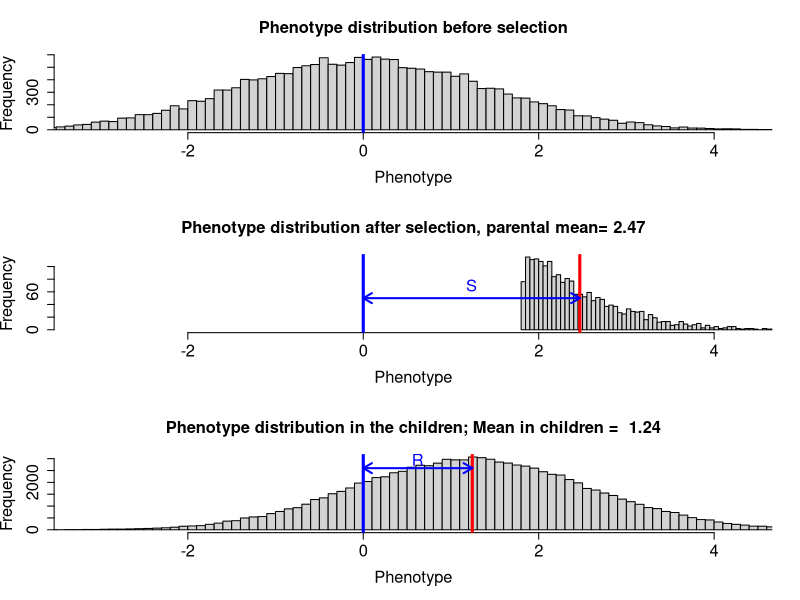
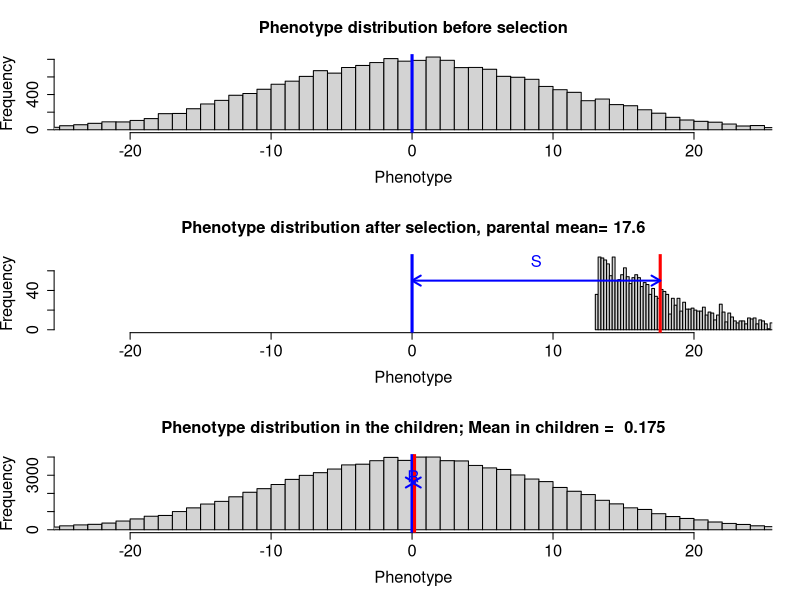
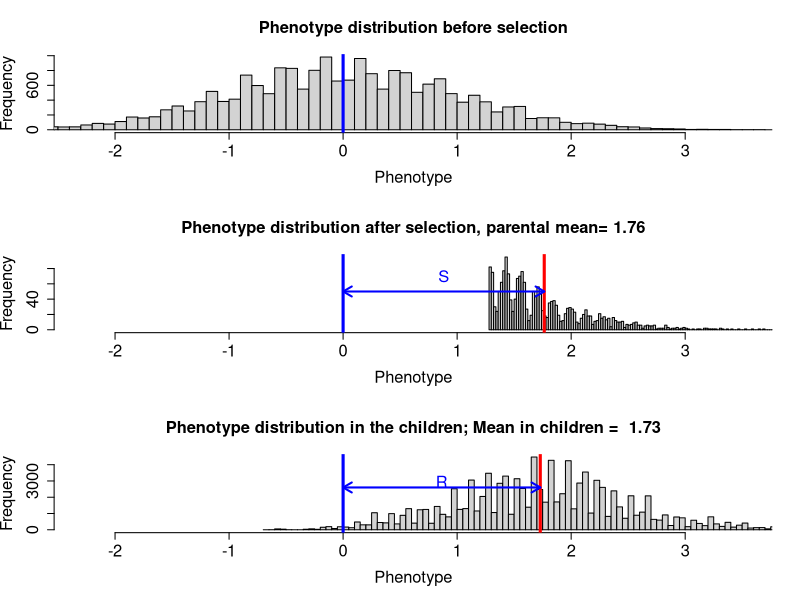
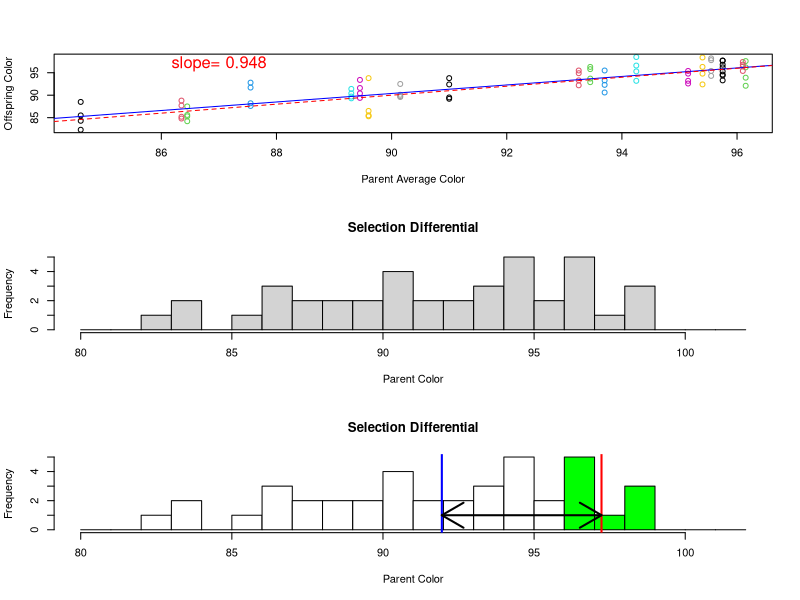
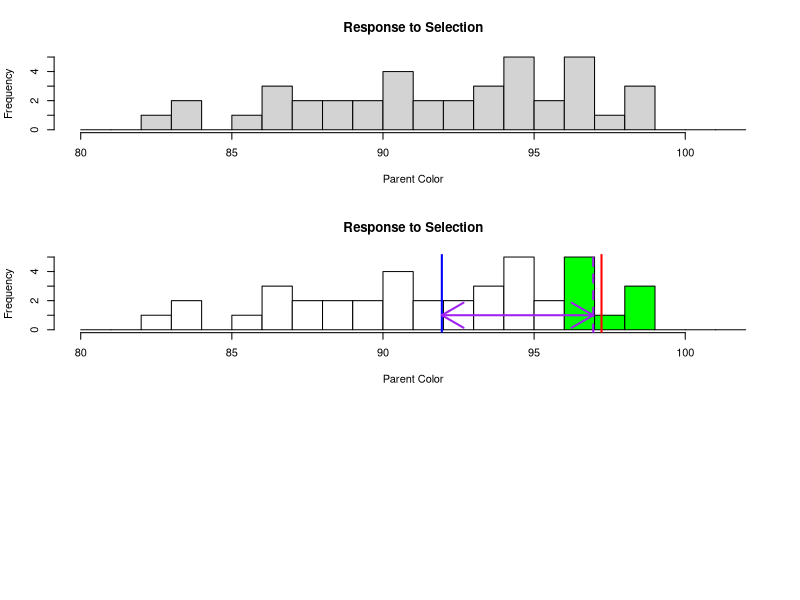

Source code (R) for these figures, in order:
## ---- chunk 1

## ---- chunk 2
#install.packages("reshape2")
library(reshape2)
## ---- chunk 3
#create a function that will perform a simulation of parental and offspring genotypes and phenotypes that will be plotted as a distribution as in Fig. 8.1. This simulation is similar to the one from Chapter 7
one.gen.sel<-function(L=1000,environ.var,sel,plot.geno=FALSE,add.arrows=FALSE){
  
##Simulate genotypes and phenotypes:
allele.freq<-0.5   ###each locus is assumed to have the same allele frequencies. This is just to simplify the coding, in reality these results work when each locus has its own frequency (and the coding wouldn't be too much harder). 
 
Num_inds=10000

##MAKE A MUM
## For each mother, at each locus we draw an allele (either 0 or 1) from the population allele frequency. 
##We do this twice for each mother two represent the two haplotypes in the mother 
mum.hap.1<-replicate(Num_inds, rbinom(L,1,allele.freq) )
mum.hap.2<-replicate(Num_inds, rbinom(L,1,allele.freq) )

##Each mothers genotype at each locus is either 0,1,2
mum.geno<-mum.hap.1+mum.hap.2

additive.genetic<-colSums(mum.geno)
mean.genetic<-mean(additive.genetic)
genetic.var<-sd(additive.genetic)

additive.genetic<-additive.genetic / sd(additive.genetic)
mum.pheno<- additive.genetic + rnorm(Num_inds,sd=sqrt(environ.var))
mum.pheno<-mum.pheno-mean(mum.pheno)

##MAKE A DAD
dad.hap.1<-replicate(Num_inds, rbinom(L,1,allele.freq) )
dad.hap.2<-replicate(Num_inds, rbinom(L,1,allele.freq) )
dad.geno<-dad.hap.1+dad.hap.2

additive.genetic<-colSums(dad.geno)
additive.genetic<-additive.genetic / sd(additive.genetic)
dad.pheno<- additive.genetic + rnorm(Num_inds,sd=sqrt(environ.var))
dad.pheno<-dad.pheno-mean(dad.pheno)

### Make a child
child.geno<-dad.hap.1+mum.hap.1 ##1/2 from mum 1/2 from dad

additive.genetic<-colSums(child.geno)
additive.genetic<-additive.genetic / sd(additive.genetic)
child.pheno<- additive.genetic + rnorm(Num_inds,sd=sqrt(environ.var))
child.pheno<-child.pheno-mean(child.pheno)


###This next part is the most important to understand!!
 ##Selection of top sel% of individuals (you can set the selection threshold). Imagine you are a breeder of cows. You want to select the cows with biggest body size to reproduce, so you choose the top x% of large-sized individuals to breed.
 
top.sel.per.mums<- mum.pheno>quantile(mum.pheno,p=1-sel) 
top.sel.per.dads<- dad.pheno>quantile(dad.pheno,p=1-sel)
 #the quantile command returns the top sel% of phenotypic observations
 
child.geno<-dad.hap.1[,top.sel.per.dads]+mum.hap.1[,top.sel.per.mums] ##1/2 from mum 1/2 from dad

additive.genetic<-(colSums(child.geno)-mean.genetic)
additive.genetic<-additive.genetic/genetic.var
child.pheno<- additive.genetic + rnorm(length(child.geno),sd=sqrt(environ.var))

layout(1:3)
my.lim<-quantile(c(mum.pheno,dad.pheno),p=c(0.01,0.99))
my.lim[2]<-quantile(child.pheno,p=c(0.99))

hist(c(mum.pheno,dad.pheno),breaks=100,xlim=my.lim,xlab="Phenotype",main=paste("Phenotype distribution before selection"),cex.axis=1.5,cex.lab=1.5,cex.main=1.5); #, Mean=0, VA=1, VE=",environ.var,", Taking top ",round(100*sel),"%",sep="")
abline(v=0,col="blue",lwd=3)

par.mean<-mean(c(mum.pheno[top.sel.per.mums],dad.pheno[top.sel.per.dads]))
hist(c(mum.pheno[top.sel.per.mums],dad.pheno[top.sel.per.dads]),breaks=100,xlim=my.lim,xlab="Phenotype",main=paste("Phenotype distribution after selection, parental mean=",format(par.mean,dig=3)),cex.axis=1.5,cex.lab=1.5,cex.main=1.5); 
abline(v= par.mean,col="red",lwd=3)
abline(v=0,col="blue",lwd=3)


if(add.arrows){
	arrows(x0=0,x1=par.mean,y0=50,y1=50,col="blue",lwd=2,length=0.1,code=3)
	text(x=par.mean/2, y=70,"S",col="blue",cex=1.5)
}

hist(child.pheno,xlim=my.lim,breaks=100,xlab="Phenotype",main=paste("Phenotype distribution in the children; Mean in children = ",format(mean(child.pheno),dig=3)),cex.axis=1.5,cex.lab=1.5,cex.main=1.5); 
abline(v=0,col="blue",lwd=3)
abline(v= mean(child.pheno),col="red",lwd=3)

if(add.arrows){
	arrows(x0=0,x1=mean(child.pheno),y0=2600,y1=2600,col="blue",lwd=2,length=0.1,code=3)
	text(x=mean(child.pheno)/2, y=2950,"R",col="blue",cex=1.5)
}

##Mean phenotype after selection
cat("Selected parental mean",par.mean,"\n")
##Mean child phenotype
cat("Mean in children = ",mean(child.pheno),"\n")

if(plot.geno){
#	quartz()
	layout(1:2)
	sel.dad.genosum<-colSums(dad.geno[,top.sel.per.dads])
	rand.dad.genosum<-colSums(dad.geno[,sample(top.sel.per.dads)])
	hist(rand.dad.genosum,breaks=20,  col = rgb ( 1 , 0 , 0 , 0.4 ),xlim=c(min(rand.dad.genosum)-5,max(sel.dad.genosum)+5),ylim=c(0,160),xlab="Num. up alleles", main="Parental generation",cex.lab=1.5)
	hist(sel.dad.genosum,breaks=20,  col =rgb ( 0 , 0 , 1 , 0.4 ),add=TRUE)
	cat("Number up alleles in selected pars ",mean(colSums(dad.geno[,top.sel.per.dads])))
	legend ( "topleft" , legend = c ( "All individuals" , "Selected parents" ) , pch = 15 , col = c ( rgb ( 1 , 0 , 0 , 0.4 )  , rgb ( 0 , 0 , 1 , 0.4 ) ) , bty = "n" , cex = 1.5 )
	###hist of kids
	hist(colSums(child.geno),breaks=20,  col =rgb ( 0 , 1 , 0 , 0.4 ),xlim=c(min(rand.dad.genosum)-5,max(sel.dad.genosum)+5),ylim=c(0,160),xlab="Num. up alleles", main="Next generation",cex.lab=1.5)
	cat("Number up alleles in kids ",mean(colSums(child.geno)))

	legend ( "topleft" , legend = c ( "Children" ) , pch = 15 , col = rgb ( 0 , 1 , 0 , 0.4 ), bty = "n" , cex = 1.5 )
}
}
## ---- chunk 4
one.gen.sel(L=100,environ.var=1,sel=0.1,add.arrow=TRUE)
#reminder, S=Selection Differential, R=Response to selection

#Selection differential = "change in mean phenotype within a generation"; in other words, the difference between the mean phenotype of the selected parent cows and the mean phenotype of the total population of potential parent cows.

#R=difference between mean phenotype of offspring cows and mean phenotype of the total parental population. 
## ---- chunk 5
one.gen.sel(L=100,environ.var=100,sel=0.1,add.arrow=TRUE)
#we change environ.var to 100, but still select the top 10% of phenotype
## ---- chunk 6
one.gen.sel(L=100,environ.var=0.001,sel=0.1,add.arrow=TRUE)
#we change environ.var to 100, but still select the top 10% of phenotype
## ---- chunk 7
#Flower color is a trait which seems to be important in determining pollination success. These are flower color data from a population of Hibiscus flowers in Hawaii.
#set working directory here if you haven't already
hibiscus <- read.table("hibiscus.txt", header = TRUE, sep = "\t")
#create the midparent average column:
hibiscus$Parent.Avg <- apply(hibiscus[,2:3], 1 , mean) #creates a column with average of the parent phenotypes (columns 2 and 3 of the hibiscus dataframe)
## ---- chunk 8
plot_hibiscus <- hibiscus[,c(4:8)]
plot_hibiscus <- melt(plot_hibiscus, id="Parent.Avg") #this reformats the data for easy plotting
heritability <- lm(plot_hibiscus$value~plot_hibiscus$Parent.Avg)
plot(plot_hibiscus$Parent.Avg, plot_hibiscus$value, xlab = "Parent Average Color", ylab = "Offspring Color", col=as.factor(plot_hibiscus$Parent.Avg))
abline(heritability$coefficients, col="blue") #value for intercept and slope from the regression, draws the line on the plot
abline(0,1, col="red", lty=2) #hypothetical 1 to 1 relationship (100% heritability)
text(x=87,y=97,label=paste("slope=",format(heritability$coefficients[2],digit=3)),col="red",lwd=4,cex=1.5) #set x and y coordinates for where you want to print your slope (heritability)
## ---- chunk 9
#First, let's get our selected parent mean (the red line in the center plot of the simulation above). Let's say we want parents that produce flowers with a color value greater than or equal to 95 to breed. 

#For the moms (Parent.1)
hibiscusparents <- as.data.frame(hibiscus[hibiscus$Parent.1>=95,2])
#For the dads (Parent.2)
hibiscusparents$dads <- hibiscus[hibiscus$Parent.2>=96,3] #changed threshold so that we have same number of moms and dads.
colnames(hibiscusparents) <- c("moms","dads")

#We will breed just these individuals. Let's take a mean of their phenotypes.
new_parent_mean <- mean(as.matrix(hibiscusparents))

#Now, we can get S, the selection differential, by using the mean above and subtracting the original phenotype mean of the population:
S <- new_parent_mean-mean(hibiscus$Parent.Avg)
h2 <- 0.948

#solve for response to selection:
S*h2
## ---- chunk 10
mean(hibiscus$Parent.Avg) #original population mean
mean(hibiscus$Parent.Avg) + (S*h2) #new mean of color for future generation
## ---- chunk 11
selectionhist <- hist(c(hibiscus$Parent.1,hibiscus$Parent.2), xlab = "Parent Color", main="Selection Differential", breaks = seq(from = 80, to = 102, by = 1))
ccat = cut(selectionhist$breaks, c(-Inf, 95, 100))
#color our selected parents
plot(selectionhist, col=c("white","green")[ccat], xlab = "Parent Color", main="Selection Differential")
abline(v=mean(hibiscus$Parent.Avg), col = "blue", lwd=2) #original parent population phenotype mean 
abline(v=new_parent_mean, col = "red", lwd=2) #selected parent phenotype mean 
arrows(mean(hibiscus$Parent.Avg), 1, new_parent_mean,1, code = 3, lwd=2)
## ---- chunk 12
selectionhist <- hist(c(hibiscus$Parent.1,hibiscus$Parent.2), xlab = "Parent Color", main="Response to Selection", breaks = seq(from = 80, to = 102, by = 1))
ccat = cut(selectionhist$breaks, c(-Inf, 95, 100))
#color our selected parents
plot(selectionhist, col=c("white","green")[ccat], xlab = "Parent Color", main="Response to Selection")
abline(v=mean(hibiscus$Parent.Avg), col = "blue", lwd=2) #original parent population phenotype mean 
abline(v=new_parent_mean, col = "red", lwd=2) #selected parent phenotype mean 
abline(v=(mean(hibiscus$Parent.Avg) + (S*h2)), col = "purple", lwd=2, lty=2) #expected offspring phenotype mean
arrows(mean(hibiscus$Parent.Avg), 1, (mean(hibiscus$Parent.Avg) + (S*h2)),1, code = 3, lwd=2, col = "purple")
